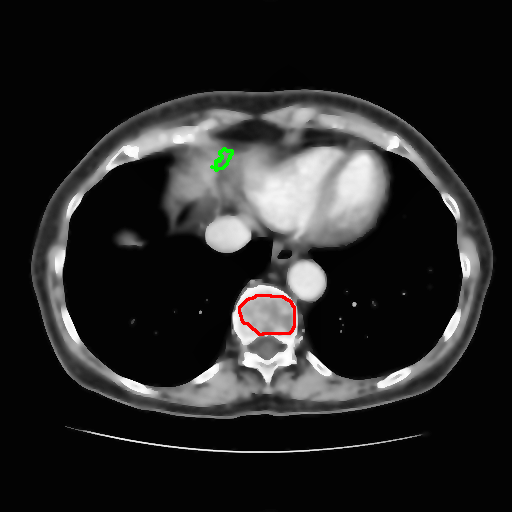
#> input picture report/failed_cases/charvi/charvi_p1_s73_regiongrow_overlay.png, 512 x 512 px
$ python -i pipeline_sama.py   (imports and definitions only)
#> lines starting #> are read from the running program, lines starting #| are printed output that depends on the picture; after the words box and inside, x2 and y2 are one past the last pixel; in counts of white or black regions, pixels touching at a corner belong together
### app/common.py
"""Shared helpers used by every member's pipeline: windowing, features, scores, drawing."""
import numpy as np
import cv2
from scipy.stats import skew, kurtosis
from skimage.measure import regionprops, label
from skimage.feature import graycomatrix, graycoprops


# [7 lines left out: function window, not called in this run]


def keep_liver(mask):
    # connected components -> biggest blob on the image's left side (patient's right)
    n, labels, stats, centroids = cv2.connectedComponentsWithStats(mask.astype(np.uint8))
    best = 0
    best_area = 0
    for i in range(1, n):
        area = stats[i, cv2.CC_STAT_AREA]
        if centroids[i][0] < 0.6 * mask.shape[1] and area > best_area:
            best = i
            best_area = area
    if best:
        return labels == best
    else:
        return np.zeros(mask.shape, bool)


MIN_AREA = 10
ANGLES = [0, np.pi / 4, np.pi / 2, 3 * np.pi / 4]


# [50 lines left out: functions shape_features, glcm_features, first_order_features, not called in this run]


def dice(pred_mask, gt_mask):
    # Dice = 2|A n B| / (|A| + |B|)
    return 2 * (pred_mask & gt_mask).sum() / (pred_mask.sum() + gt_mask.sum() + 1e-9)


def iou(pred_mask, gt_mask):
    # Jaccard / IoU = |A n B| / |A u B|
    return (pred_mask & gt_mask).sum() / ((pred_mask | gt_mask).sum() + 1e-9)


# [61 lines left out: functions overlay, region_features, classify_regions, dark_spots, not called in this run]

### app/pipeline_sama.py
"""sama (LIVER, patient 0): window 40/400 -> bilateral + CLAHE -> marker-controlled watershed (liver)
-> dark spots in the liver -> SVM (tumour regions), shape + GLCM + first-order + Hu moments."""
import numpy as np
import cv2
import joblib
from scipy import ndimage as ndi
from skimage.filters import sobel
from skimage.segmentation import watershed
from skimage.measure import label
import common

NAME = "sama"
ORGAN = "liver"
PATIENT = 0
ALGORITHMS = ("Window 40/400 -> bilateral + CLAHE | Liver: Multi-Otsu vs marker-controlled watershed (used) | "
              "Tumour regions: dark spots in liver -> SVM")
PHASE2_METRICS = ("phase2/outputs_sama/phase2_metrics.csv", "watershed")
PHASE3_METRICS = "phase3/outputs_sama/phase3_metrics.csv"
MODEL = "phase3/outputs_sama/svm_model.joblib"


def diamond(n):
    # hand-made diamond structuring element, |row - centre| + |col - centre| <= radius
#> called with n = 7
    c = n // 2
    se = np.zeros((n, n), dtype=np.uint8)
    for r in range(n):
        for q in range(n):
            if abs(r - c) + abs(q - c) <= c:
                se[r, q] = 1
    return se


SE_DIAMOND_7 = diamond(7)                                                # final opening
SE_DIAMOND_15 = diamond(15)                                              # marker separation
SE_ELLIPSE_25 = cv2.getStructuringElement(cv2.MORPH_ELLIPSE, (25, 25))  # only for the solid liver core
LIVER_LOW = 150
LIVER_HIGH = 225
DARK = 110


def enhance(windowed_img):
    # bilateral filter, then CLAHE
    bilateral_img = cv2.bilateralFilter(windowed_img, 9, 40, 9)
    clahe = cv2.createCLAHE(2.0, (8, 8))
    return clahe.apply(bilateral_img)


def segment_liver(enhanced_img):
    # marker-controlled watershed
    # 1. "sure liver" marker: band threshold 150-225 + big opening
    band = ((enhanced_img >= LIVER_LOW) & (enhanced_img <= LIVER_HIGH)).astype(np.uint8)
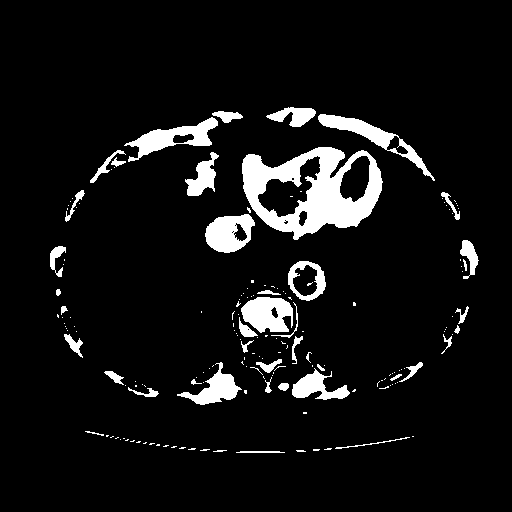
#> band: shape (512, 512); values 0 (black) and 1 (white), 7.5% white; 174 white regions (131 under 20 px), largest, box (x1, y1, x2, y2) and area: (242, 147, 383, 240) 6541, (124, 117, 218, 162) 1462, (318, 114, 435, 181) 1418
    core = common.keep_liver(cv2.morphologyEx(band, cv2.MORPH_OPEN, SE_ELLIPSE_25))
#> in keep_liver, `n, labels, stats, centroids = cv2.connectedComponentsWithStats(mask.as..`:
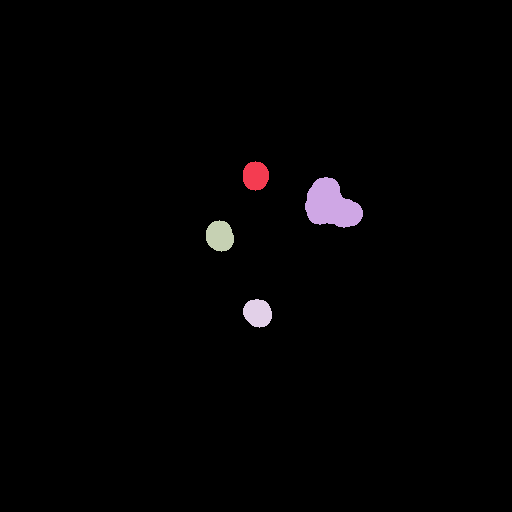
#> labels: shape (512, 512) int32; 5 distinct labels, from 0 to 4; one colour per label, 0 black
#> in keep_liver, `n, labels, stats, centroids = cv2.connectedComponentsWithStats(mask.as..`: n = 5; stats = [[0, 0, 512, 512, 258221], [243, 161, 26, 30, 613], [305, 177, 58, 51, 1976], [206, 220, 28, 32, 691], [243, 299, 29, 29, 643]]; centroids = [[255, 256], [255.2, 175.5], [330.9, 204.7], [219.4, 235.6], [257.3, 312.6]]
#> the loop in keep_liver, `for i in range(1, n):` made 4 passes
#> (area, best_area) on passes 1, 3: (613, 613), (691, 691)
#> area on passes 2, 4: 1976, 643
#> after the loop in keep_liver, `for i in range(1, n):`: best = 3; best_area = 691
#> in keep_liver, `return labels == best`: returned value: shape (512, 512) bool; 0.26% white; 1 white region, box (x1, y1, x2, y2) and area: (206, 220, 234, 252) 691
    # 2. "sure background" marker: dark pixels + other bright organs away from the liver core
    near_core = cv2.dilate(core.astype(np.uint8), SE_DIAMOND_15).astype(bool)
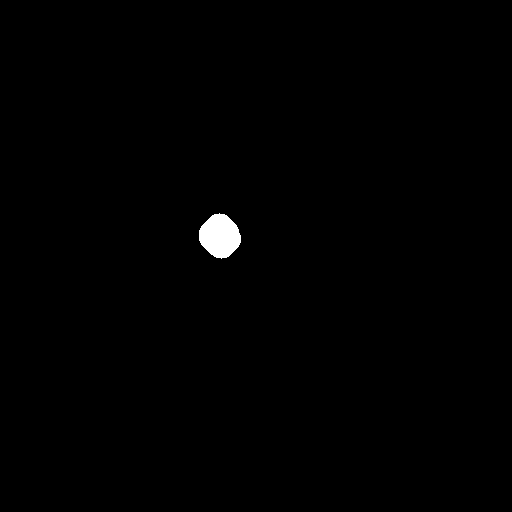
#> near_core: shape (512, 512) bool; 0.53% white; 1 white region, box (x1, y1, x2, y2) and area: (199, 213, 241, 259) 1384
    other_bright = (band.astype(bool) & ~near_core).astype(np.uint8)
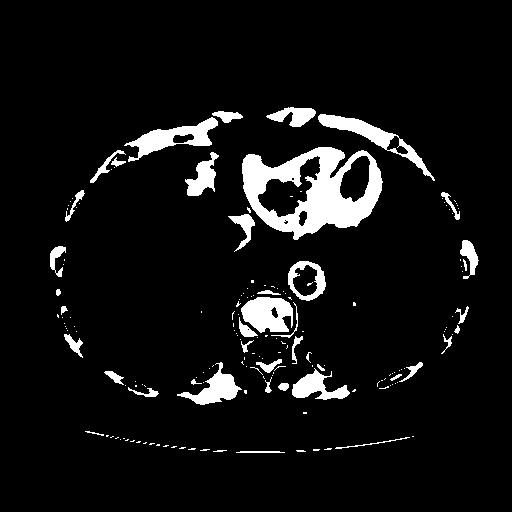
#> other_bright: shape (512, 512); values 0 (black) and 1 (white), 7.1% white; 174 white regions (131 under 20 px), largest, box (x1, y1, x2, y2) and area: (242, 147, 383, 240) 6541, (124, 117, 218, 162) 1462, (318, 114, 435, 181) 1418
    other = cv2.morphologyEx(other_bright, cv2.MORPH_OPEN, SE_DIAMOND_15) > 0
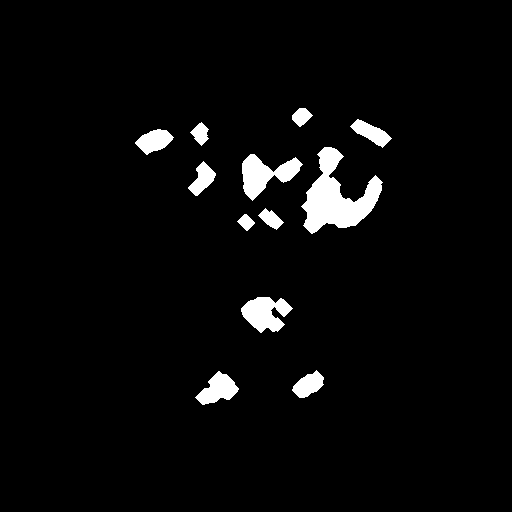
#> other: shape (512, 512) bool; 3.7% white; 12 white regions, largest, box (x1, y1, x2, y2) and area: (301, 147, 383, 234) 3239, (242, 154, 303, 201) 1356, (241, 297, 293, 333) 1174
    square_3 = cv2.getStructuringElement(cv2.MORPH_RECT, (3, 3))
    dark = cv2.morphologyEx((enhanced_img < DARK).astype(np.uint8), cv2.MORPH_OPEN, square_3) > 0
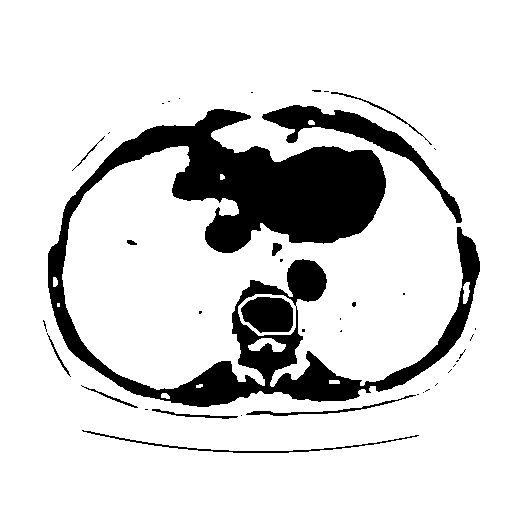
#> dark: shape (512, 512) bool; 84.3% white; 40 black regions (28 under 20 px), largest, box (x1, y1, x2, y2) and area: (48, 109, 480, 407) 34137, (262, 105, 462, 223) 3588, (241, 297, 293, 333) 1506
    markers = np.zeros(enhanced_img.shape, np.int32)
    markers[dark | other] = 1
    markers[core] = 2
    # 3. Gaussian smoothing + Sobel edges, flood from the markers
    blurred = cv2.GaussianBlur(enhanced_img, (5, 5), 0)
    labels = watershed(sobel(blurred / 255.0), markers)
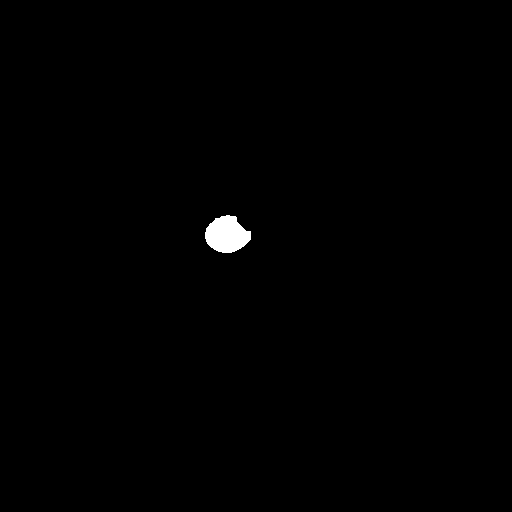
#> labels: shape (512, 512) int32; values 1 (black) and 2 (white), 0.48% white; 1 white region, box (x1, y1, x2, y2) and area: (205, 215, 251, 253) 1252
    # 4. clean up
    mask = cv2.morphologyEx((labels == 2).astype(np.uint8), cv2.MORPH_OPEN, SE_DIAMOND_7) > 0
#> mask: shape (512, 512) bool; 0.47% white; 1 white region, box (x1, y1, x2, y2) and area: (205, 215, 251, 253) 1238
    return ndi.binary_fill_holes(common.keep_liver(mask))
#> the loop in keep_liver (call 2), `for i in range(1, n):` made 1 pass
#> (area, best_area) on pass 1: (1238, 1238)


def hu_moment_features(mask):
    # sama's own features: the 7 Hu moment invariants of the region's shape, log-scaled
    hu = cv2.HuMoments(cv2.moments(mask.astype(np.uint8), binaryImage=True)).ravel()
    feats = {}
    for i in range(len(hu)):
        h = hu[i]
        if h != 0:
            feats[f"hu_{i + 1}"] = -np.sign(h) * np.log10(abs(h))
        else:
            feats[f"hu_{i + 1}"] = 0.0
    return feats


def region_features(ct, enhanced_img, mask):
    # shared features first, then the Hu moments (the saved model expects this order)
    feats = common.region_features(ct, enhanced_img, mask)
    extra = hu_moment_features(mask)
    for key in extra:
        feats[key] = extra[key]
    return feats


def run(ct, root, gt_liver=None, liver_source="own"):
    bundle = joblib.load(root / MODEL)
    windowed_img = common.window(ct, 40, 400)
    enhanced_img = enhance(windowed_img)
    liver_mask = segment_liver(enhanced_img)
    # tumour candidates: dark spots darker than the liver median - 25, then the SVM
    candidates = common.dark_spots(enhanced_img, liver_mask, offset=25)
    tumour_mask, checked = common.classify_regions(ct, enhanced_img, candidates, bundle, features=region_features)
    result = {}
    result["win"] = windowed_img
    result["enh"] = enhanced_img
    result["liver"] = liver_mask
    result["tumour"] = tumour_mask
    result["note"] = f"{checked} suspicious regions checked by the SVM, {label(tumour_mask).max()} flagged as tumour"
    return result

>>> import cv2
>>> picture = cv2.imread('../report/failed_cases/charvi/charvi_p1_s73_regiongrow_overlay.png', cv2.IMREAD_GRAYSCALE)
>>> result = segment_liver(picture)
